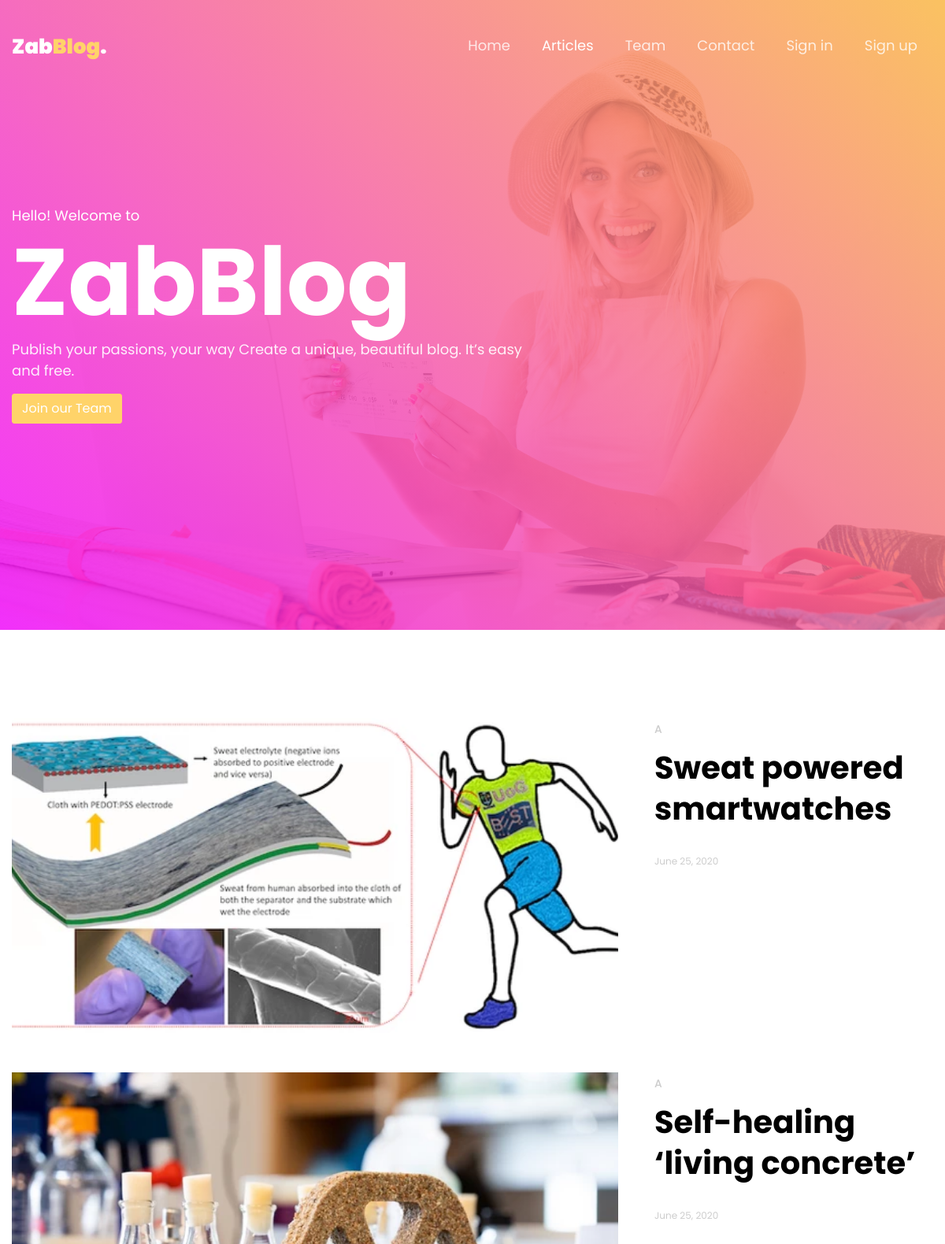
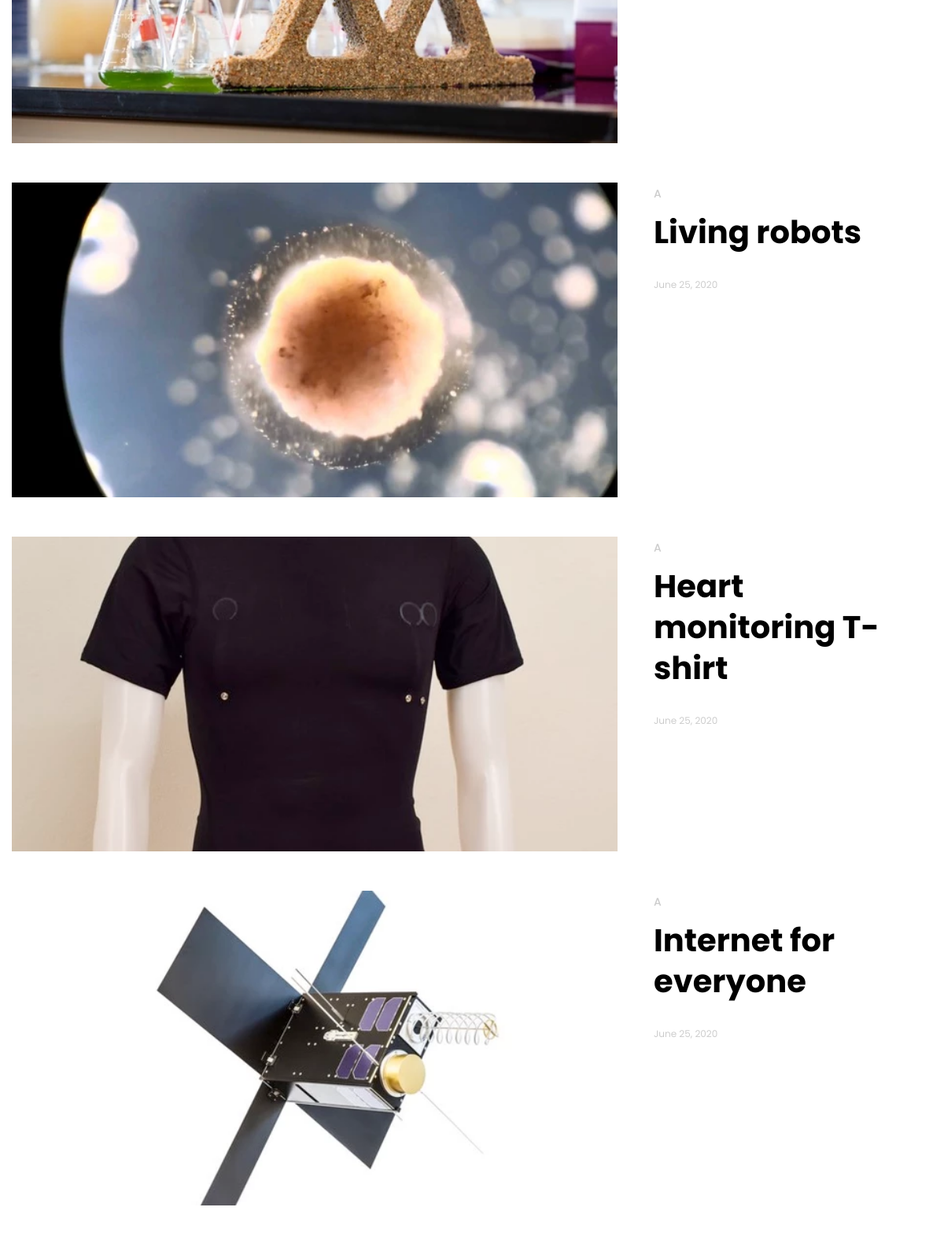
The page / (upper part) on the database its author committed (2 pictures, top to bottom).
### core/models.py (models this page shows, shortened)
class Blog(models.Model):
    ILLUSTRATION = 'I'
    BRANDING = 'B'
    APPLICATION = 'A'
    DESIGN = 'D'
    MARKETING = 'M'
    CATEGORY_CHOICES = [
        (ILLUSTRATION, 'Illustration'),
        (BRANDING, 'Branding'),
        (APPLICATION, 'Application'),
        (DESIGN, 'Design'),
        (MARKETING, 'Marketing')
    ]
    title = models.CharField(max_length=200)
    body = models.TextField()
    category = models.CharField(max_length=10, choices=CATEGORY_CHOICES)
    image = models.ImageField(blank=True, null=True)
    created_date = models.DateTimeField(default=timezone.now)
    slug = models.SlugField()
    @property
    def imageURL(self):
        try:
            url = self.image.url
        except:
            url = ''
        return url
    def get_absolute_url(self):
        return reverse("core:blog_detail", kwargs={
            'slug': self.slug
        })

### core/views.py (the view)
# urls.py: path('', IndexView.as_view(), name='index_view'),
class IndexView(ListView):
    model = Blog
    paginated_by = 10
    context_object_name = 'blogs'
    template_name = "core/index.html"
    def get_context_data(self, **kwargs):
        context = super().get_context_data(**kwargs)
        context['now'] = timezone.now()
        return context

### templates/core/index.html (shortened to what this page needs)
{% extends 'core/base.html' %}
{% load static %}
{% block content %}
  <body>
    {% include 'core/navbar.html' %}
   	<section class="ftco-section">
   		<div class="container">
   			<div class="row">
   				<div class="col-md-12">
					{% for blog in blogs %}
   					<div class="case">
   						<div class="row">
   							<div class="col-md-6 col-lg-6 col-xl-8 d-flex">
   								<a href="{{ blog.get_absolute_url }}" class="img w-100 mb-3 mb-md-0" style="background-image: url({{ blog.imageURL }});"></a>
   							</div>
   							<div class="col-md-6 col-lg-6 col-xl-4 d-flex">
   								<div class="text w-100 pl-md-3">
   									<span class="subheading">{{ blog.category }}</span>
   									<h2><a href="{{ blog.get_absolute_url }}">{{ blog.title }}</a></h2>
   									<div class="meta">
   										<p class="mb-0"><a href="#">{{ blog.created_date|date }}</a></p>
   									</div>
   								</div>
   							</div>
   						</div>
   					</div>
					{% empty %}
					<p>No Blog</p>
   					{% endfor %}
   				</div>
   			</div>
   		</div>
   	</section>
  </body>
{% endblock %}

### templates/core/base.html (shortened to what this page needs)
{% load static %}
<!DOCTYPE html>
<html lang="en">
  <head>
    <link rel="stylesheet" href="{% static 'css/open-iconic-bootstrap.min.css' %}">
    <link rel="stylesheet" href="{% static 'css/animate.css' %}">
    <link rel="stylesheet" href="{% static 'css/owl.carousel.min.css' %}">
    <link rel="stylesheet" href="{% static 'css/owl.theme.default.min.css' %}">
    <link rel="stylesheet" href="{% static 'css/magnific-popup.css' %}">
    <link rel="stylesheet" href="{% static 'css/aos.css' %}">
    <link rel="stylesheet" href="{% static 'css/ionicons.min.css' %}">
    <link rel="stylesheet" href="{% static 'css/flaticon.css' %}">
    <link rel="stylesheet" href="{% static 'css/icomoon.css' %}">
    <link rel="stylesheet" href="{% static 'css/style.css' %}">
  </head>
  <body>
  {% block content %}
  {% endblock %}
  </body>
</html>

### templates/core/navbar.html (shortened to what this page needs)
{% load static %}
	  <nav class="navbar px-md-0 navbar-expand-lg navbar-dark ftco_navbar bg-dark ftco-navbar-light" id="ftco-navbar">
	    <div class="container">
	      <a class="navbar-brand" href="index.html">Zab<i>Blog</i>.</a>
	      <div class="collapse navbar-collapse" id="ftco-nav">
	        <ul class="navbar-nav ml-auto">
	          <li class="nav-item"><a href="/" class="nav-link">Home</a></li>
	          <li class="nav-item active"><a href="/blog" class="nav-link">Articles</a></li>
	          <li class="nav-item"><a href="/about" class="nav-link">Team</a></li>
	          <li class="nav-item"><a href="/contact" class="nav-link">Contact</a></li>
			  <li class="nav-item"><a href="accounts/login" class="nav-link">Sign in</a></li>
			  <li class="nav-item"><a href="accounts/" class="nav-link">Sign up</a></li>
	        </ul>
	      </div>
	    </div>
	  </nav>
    <div class="hero-wrap js-fullheight" style="background-image: url({% static 'images/bg_1.jpg' %});" data-stellar-background-ratio="0.5">
      <div class="overlay"></div>
      <div class="container">
        <div class="row no-gutters slider-text js-fullheight align-items-center justify-content-start" data-scrollax-parent="true">
          <div class="col-md-12 ftco-animate">
          	<h2 class="subheading">Hello! Welcome to</h2>
          	<h1 class="mb-4 mb-md-0">ZabBlog</h1>
          	<div class="row">
          		<div class="col-md-7">
          			<div class="text">
	          			<p>Publish your passions, your way
Create a unique, beautiful blog. It’s easy and free.</p>
	          			<a class="btn btn-primary" href="{% url 'login' %}">Join our Team</a>
					</div>
          		</div>
          	</div>
          </div>
        </div>
      </div>
    </div>

### templates/core/footer.html (shortened to what this page needs)
{% load static %}

### rows shown on the page
Blog: get_absolute_url (picture), category "A", title "Sweat powered smartwatches", created_date "June 25, 2020"
Blog: imageURL (picture), category "A", title "Self-healing ‘living concrete’", created_date "June 25, 2020"
Blog: get_absolute_url (picture), category "A", title "Living robots", created_date "June 25, 2020"
Blog: imageURL (picture), category "A", title "Heart monitoring T-shirt", created_date "June 25, 2020"
Blog: imageURL (picture), category "A", title "Internet for everyone", created_date "June 25, 2020"
